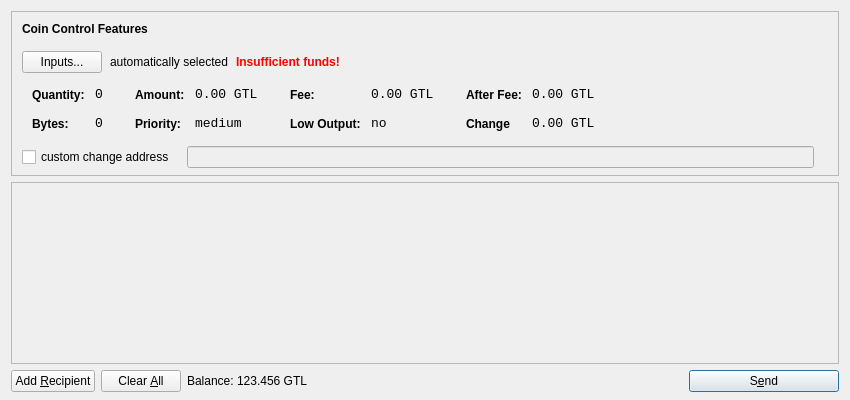
<?xml version="1.0" encoding="UTF-8"?>
<ui version="4.0">
 <class>SendCoinsDialog</class>
 <widget class="QDialog" name="SendCoinsDialog">
  <property name="geometry">
   <rect>
    <x>0</x>
    <y>0</y>
    <width>850</width>
    <height>400</height>
   </rect>
  </property>
  <property name="windowTitle">
   <string>Send Coins</string>
  </property>
  <layout class="QVBoxLayout" name="verticalLayout" stretch="0,1,0">
   <property name="bottomMargin">
    <number>8</number>
   </property>
   <item>
    <widget class="QFrame" name="frameCoinControl">
     <property name="sizePolicy">
      <sizepolicy hsizetype="Expanding" vsizetype="Expanding">
       <horstretch>0</horstretch>
       <verstretch>0</verstretch>
      </sizepolicy>
     </property>
     <property name="maximumSize">
      <size>
       <width>16777215</width>
       <height>16777215</height>
      </size>
     </property>
     <property name="frameShape">
      <enum>QFrame::StyledPanel</enum>
     </property>
     <property name="frameShadow">
      <enum>QFrame::Sunken</enum>
     </property>
     <layout class="QVBoxLayout" name="verticalLayoutCoinControl2">
      <property name="spacing">
       <number>-1</number>
      </property>
      <property name="leftMargin">
       <number>0</number>
      </property>
      <property name="topMargin">
       <number>0</number>
      </property>
      <property name="rightMargin">
       <number>0</number>
      </property>
      <property name="bottomMargin">
       <number>6</number>
      </property>
      <item>
       <layout class="QVBoxLayout" name="verticalLayoutCoinControl" stretch="0,0,0,0,1">
        <property name="spacing">
         <number>0</number>
        </property>
        <property name="leftMargin">
         <number>10</number>
        </property>
        <property name="topMargin">
         <number>10</number>
        </property>
        <item>
         <layout class="QHBoxLayout" name="horizontalLayoutCoinControl1">
          <property name="bottomMargin">
           <number>15</number>
          </property>
          <item>
           <widget class="QLabel" name="labelCoinControlFeatures">
            <property name="sizePolicy">
             <sizepolicy hsizetype="Preferred" vsizetype="Maximum">
              <horstretch>0</horstretch>
              <verstretch>0</verstretch>
             </sizepolicy>
            </property>
            <property name="font">
             <font>
              <weight>75</weight>
              <bold>true</bold>
             </font>
            </property>
            <property name="styleSheet">
             <string notr="true">font-weight:bold;</string>
            </property>
            <property name="text">
             <string>Coin Control Features</string>
            </property>
           </widget>
          </item>
         </layout>
        </item>
        <item>
         <layout class="QHBoxLayout" name="horizontalLayoutCoinControl2" stretch="0,0,0,0">
          <property name="spacing">
           <number>8</number>
          </property>
          <property name="bottomMargin">
           <number>10</number>
          </property>
          <item>
           <widget class="QPushButton" name="pushButtonCoinControl">
            <property name="styleSheet">
             <string notr="true"/>
            </property>
            <property name="text">
             <string>Inputs...</string>
            </property>
           </widget>
          </item>
          <item>
           <widget class="QLabel" name="labelCoinControlAutomaticallySelected">
            <property name="text">
             <string>automatically selected</string>
            </property>
            <property name="margin">
             <number>5</number>
            </property>
           </widget>
          </item>
          <item>
           <widget class="QLabel" name="labelCoinControlInsuffFunds">
            <property name="font">
             <font>
              <weight>75</weight>
              <bold>true</bold>
             </font>
            </property>
            <property name="styleSheet">
             <string notr="true">color:red;font-weight:bold;</string>
            </property>
            <property name="text">
             <string>Insufficient funds!</string>
            </property>
            <property name="margin">
             <number>5</number>
            </property>
           </widget>
          </item>
          <item>
           <spacer name="horizontalSpacerCoinControl">
            <property name="orientation">
             <enum>Qt::Horizontal</enum>
            </property>
            <property name="sizeHint" stdset="0">
             <size>
              <width>40</width>
              <height>1</height>
             </size>
            </property>
           </spacer>
          </item>
         </layout>
        </item>
        <item>
         <widget class="QWidget" name="widgetCoinControl" native="true">
          <property name="sizePolicy">
           <sizepolicy hsizetype="Preferred" vsizetype="Preferred">
            <horstretch>0</horstretch>
            <verstretch>0</verstretch>
           </sizepolicy>
          </property>
          <property name="minimumSize">
           <size>
            <width>0</width>
            <height>0</height>
           </size>
          </property>
          <property name="styleSheet">
           <string notr="true"/>
          </property>
          <layout class="QHBoxLayout" name="horizontalLayoutCoinControl5">
           <property name="margin">
            <number>0</number>
           </property>
           <item>
            <layout class="QHBoxLayout" name="horizontalLayoutCoinControl3" stretch="0,0,0,1">
             <property name="spacing">
              <number>20</number>
             </property>
             <property name="topMargin">
              <number>0</number>
             </property>
             <property name="bottomMargin">
              <number>10</number>
             </property>
             <item>
              <layout class="QFormLayout" name="formLayoutCoinControl1">
               <property name="horizontalSpacing">
                <number>10</number>
               </property>
               <property name="verticalSpacing">
                <number>14</number>
               </property>
               <property name="leftMargin">
                <number>10</number>
               </property>
               <property name="topMargin">
                <number>4</number>
               </property>
               <property name="rightMargin">
                <number>6</number>
               </property>
               <item row="0" column="0">
                <widget class="QLabel" name="labelCoinControlQuantityText">
                 <property name="styleSheet">
                  <string notr="true">font-weight:bold;</string>
                 </property>
                 <property name="text">
                  <string>Quantity:</string>
                 </property>
                 <property name="margin">
                  <number>0</number>
                 </property>
                </widget>
               </item>
               <item row="0" column="1">
                <widget class="QLabel" name="labelCoinControlQuantity">
                 <property name="font">
                  <font>
                   <family>Monospace</family>
                   <pointsize>10</pointsize>
                  </font>
                 </property>
                 <property name="cursor">
                  <cursorShape>IBeamCursor</cursorShape>
                 </property>
                 <property name="contextMenuPolicy">
                  <enum>Qt::ActionsContextMenu</enum>
                 </property>
                 <property name="text">
                  <string>0</string>
                 </property>
                 <property name="margin">
                  <number>0</number>
                 </property>
                 <property name="textInteractionFlags">
                  <set>Qt::LinksAccessibleByMouse|Qt::TextSelectableByKeyboard|Qt::TextSelectableByMouse</set>
                 </property>
                </widget>
               </item>
               <item row="1" column="0">
                <widget class="QLabel" name="labelCoinControlBytesText">
                 <property name="styleSheet">
                  <string notr="true">font-weight:bold;</string>
                 </property>
                 <property name="text">
                  <string>Bytes:</string>
                 </property>
                </widget>
               </item>
               <item row="1" column="1">
                <widget class="QLabel" name="labelCoinControlBytes">
                 <property name="font">
                  <font>
                   <family>Monospace</family>
                   <pointsize>10</pointsize>
                  </font>
                 </property>
                 <property name="cursor">
                  <cursorShape>IBeamCursor</cursorShape>
                 </property>
                 <property name="contextMenuPolicy">
                  <enum>Qt::ActionsContextMenu</enum>
                 </property>
                 <property name="text">
                  <string>0</string>
                 </property>
                 <property name="textInteractionFlags">
                  <set>Qt::LinksAccessibleByMouse|Qt::TextSelectableByKeyboard|Qt::TextSelectableByMouse</set>
                 </property>
                </widget>
               </item>
              </layout>
             </item>
             <item>
              <layout class="QFormLayout" name="formLayoutCoinControl2">
               <property name="horizontalSpacing">
                <number>10</number>
               </property>
               <property name="verticalSpacing">
                <number>14</number>
               </property>
               <property name="leftMargin">
                <number>6</number>
               </property>
               <property name="topMargin">
                <number>4</number>
               </property>
               <property name="rightMargin">
                <number>6</number>
               </property>
               <item row="0" column="0">
                <widget class="QLabel" name="labelCoinControlAmountText">
                 <property name="styleSheet">
                  <string notr="true">font-weight:bold;</string>
                 </property>
                 <property name="text">
                  <string>Amount:</string>
                 </property>
                 <property name="margin">
                  <number>0</number>
                 </property>
                </widget>
               </item>
               <item row="0" column="1">
                <widget class="QLabel" name="labelCoinControlAmount">
                 <property name="font">
                  <font>
                   <family>Monospace</family>
                   <pointsize>10</pointsize>
                  </font>
                 </property>
                 <property name="cursor">
                  <cursorShape>IBeamCursor</cursorShape>
                 </property>
                 <property name="contextMenuPolicy">
                  <enum>Qt::ActionsContextMenu</enum>
                 </property>
                 <property name="text">
                  <string>0.00 GTL</string>
                 </property>
                 <property name="textInteractionFlags">
                  <set>Qt::LinksAccessibleByMouse|Qt::TextSelectableByKeyboard|Qt::TextSelectableByMouse</set>
                 </property>
                </widget>
               </item>
               <item row="1" column="0">
                <widget class="QLabel" name="labelCoinControlPriorityText">
                 <property name="styleSheet">
                  <string notr="true">font-weight:bold;</string>
                 </property>
                 <property name="text">
                  <string>Priority:</string>
                 </property>
                </widget>
               </item>
               <item row="1" column="1">
                <widget class="QLabel" name="labelCoinControlPriority">
                 <property name="font">
                  <font>
                   <family>Monospace</family>
                   <pointsize>10</pointsize>
                  </font>
                 </property>
                 <property name="cursor">
                  <cursorShape>IBeamCursor</cursorShape>
                 </property>
                 <property name="contextMenuPolicy">
                  <enum>Qt::ActionsContextMenu</enum>
                 </property>
                 <property name="text">
                  <string>medium</string>
                 </property>
                 <property name="textInteractionFlags">
                  <set>Qt::LinksAccessibleByMouse|Qt::TextSelectableByKeyboard|Qt::TextSelectableByMouse</set>
                 </property>
                </widget>
               </item>
              </layout>
             </item>
             <item>
              <layout class="QFormLayout" name="formLayoutCoinControl3">
               <property name="horizontalSpacing">
                <number>10</number>
               </property>
               <property name="verticalSpacing">
                <number>14</number>
               </property>
               <property name="leftMargin">
                <number>6</number>
               </property>
               <property name="topMargin">
                <number>4</number>
               </property>
               <property name="rightMargin">
                <number>6</number>
               </property>
               <item row="0" column="0">
                <widget class="QLabel" name="labelCoinControlFeeText">
                 <property name="styleSheet">
                  <string notr="true">font-weight:bold;</string>
                 </property>
                 <property name="text">
                  <string>Fee:</string>
                 </property>
                 <property name="margin">
                  <number>0</number>
                 </property>
                </widget>
               </item>
               <item row="0" column="1">
                <widget class="QLabel" name="labelCoinControlFee">
                 <property name="font">
                  <font>
                   <family>Monospace</family>
                   <pointsize>10</pointsize>
                  </font>
                 </property>
                 <property name="cursor">
                  <cursorShape>IBeamCursor</cursorShape>
                 </property>
                 <property name="contextMenuPolicy">
                  <enum>Qt::ActionsContextMenu</enum>
                 </property>
                 <property name="text">
                  <string>0.00 GTL</string>
                 </property>
                 <property name="textInteractionFlags">
                  <set>Qt::LinksAccessibleByMouse|Qt::TextSelectableByKeyboard|Qt::TextSelectableByMouse</set>
                 </property>
                </widget>
               </item>
               <item row="1" column="0">
                <widget class="QLabel" name="labelCoinControlLowOutputText">
                 <property name="styleSheet">
                  <string notr="true">font-weight:bold;</string>
                 </property>
                 <property name="text">
                  <string>Low Output:</string>
                 </property>
                </widget>
               </item>
               <item row="1" column="1">
                <widget class="QLabel" name="labelCoinControlLowOutput">
                 <property name="font">
                  <font>
                   <family>Monospace</family>
                   <pointsize>10</pointsize>
                  </font>
                 </property>
                 <property name="cursor">
                  <cursorShape>IBeamCursor</cursorShape>
                 </property>
                 <property name="contextMenuPolicy">
                  <enum>Qt::ActionsContextMenu</enum>
                 </property>
                 <property name="text">
                  <string>no</string>
                 </property>
                 <property name="textInteractionFlags">
                  <set>Qt::LinksAccessibleByMouse|Qt::TextSelectableByKeyboard|Qt::TextSelectableByMouse</set>
                 </property>
                </widget>
               </item>
              </layout>
             </item>
             <item>
              <layout class="QFormLayout" name="formLayoutCoinControl4">
               <property name="horizontalSpacing">
                <number>10</number>
               </property>
               <property name="verticalSpacing">
                <number>14</number>
               </property>
               <property name="leftMargin">
                <number>6</number>
               </property>
               <property name="topMargin">
                <number>4</number>
               </property>
               <property name="rightMargin">
                <number>6</number>
               </property>
               <item row="0" column="0">
                <widget class="QLabel" name="labelCoinControlAfterFeeText">
                 <property name="styleSheet">
                  <string notr="true">font-weight:bold;</string>
                 </property>
                 <property name="text">
                  <string>After Fee:</string>
                 </property>
                 <property name="margin">
                  <number>0</number>
                 </property>
                </widget>
               </item>
               <item row="0" column="1">
                <widget class="QLabel" name="labelCoinControlAfterFee">
                 <property name="font">
                  <font>
                   <family>Monospace</family>
                   <pointsize>10</pointsize>
                  </font>
                 </property>
                 <property name="cursor">
                  <cursorShape>IBeamCursor</cursorShape>
                 </property>
                 <property name="contextMenuPolicy">
                  <enum>Qt::ActionsContextMenu</enum>
                 </property>
                 <property name="text">
                  <string>0.00 GTL</string>
                 </property>
                 <property name="textInteractionFlags">
                  <set>Qt::LinksAccessibleByMouse|Qt::TextSelectableByKeyboard|Qt::TextSelectableByMouse</set>
                 </property>
                </widget>
               </item>
               <item row="1" column="0">
                <widget class="QLabel" name="labelCoinControlChangeText">
                 <property name="styleSheet">
                  <string notr="true">font-weight:bold;</string>
                 </property>
                 <property name="text">
                  <string>Change</string>
                 </property>
                </widget>
               </item>
               <item row="1" column="1">
                <widget class="QLabel" name="labelCoinControlChange">
                 <property name="font">
                  <font>
                   <family>Monospace</family>
                   <pointsize>10</pointsize>
                  </font>
                 </property>
                 <property name="cursor">
                  <cursorShape>IBeamCursor</cursorShape>
                 </property>
                 <property name="contextMenuPolicy">
                  <enum>Qt::ActionsContextMenu</enum>
                 </property>
                 <property name="text">
                  <string>0.00 GTL</string>
                 </property>
                 <property name="textInteractionFlags">
                  <set>Qt::LinksAccessibleByMouse|Qt::TextSelectableByKeyboard|Qt::TextSelectableByMouse</set>
                 </property>
                </widget>
               </item>
              </layout>
             </item>
            </layout>
           </item>
          </layout>
         </widget>
        </item>
        <item>
         <layout class="QHBoxLayout" name="horizontalLayoutCoinControl4" stretch="0,0,0">
          <property name="spacing">
           <number>12</number>
          </property>
          <property name="sizeConstraint">
           <enum>QLayout::SetDefaultConstraint</enum>
          </property>
          <property name="topMargin">
           <number>5</number>
          </property>
          <property name="rightMargin">
           <number>5</number>
          </property>
          <item>
           <widget class="QCheckBox" name="checkBoxCoinControlChange">
            <property name="text">
             <string>custom change address</string>
            </property>
           </widget>
          </item>
          <item>
           <widget class="QLineEdit" name="lineEditCoinControlChange">
            <property name="enabled">
             <bool>false</bool>
            </property>
            <property name="sizePolicy">
             <sizepolicy hsizetype="Expanding" vsizetype="Fixed">
              <horstretch>0</horstretch>
              <verstretch>0</verstretch>
             </sizepolicy>
            </property>
           </widget>
          </item>
          <item>
           <widget class="QLabel" name="labelCoinControlChangeLabel">
            <property name="sizePolicy">
             <sizepolicy hsizetype="Preferred" vsizetype="Expanding">
              <horstretch>0</horstretch>
              <verstretch>0</verstretch>
             </sizepolicy>
            </property>
            <property name="minimumSize">
             <size>
              <width>0</width>
              <height>0</height>
             </size>
            </property>
            <property name="text">
             <string/>
            </property>
            <property name="margin">
             <number>3</number>
            </property>
           </widget>
          </item>
         </layout>
        </item>
        <item>
         <spacer name="verticalSpacerCoinControl">
          <property name="orientation">
           <enum>Qt::Vertical</enum>
          </property>
          <property name="sizeHint" stdset="0">
           <size>
            <width>800</width>
            <height>1</height>
           </size>
          </property>
         </spacer>
        </item>
       </layout>
      </item>
     </layout>
    </widget>
   </item>
   <item>
    <widget class="QScrollArea" name="scrollArea">
     <property name="widgetResizable">
      <bool>true</bool>
     </property>
     <widget class="QWidget" name="scrollAreaWidgetContents">
      <property name="geometry">
       <rect>
        <x>0</x>
        <y>0</y>
        <width>830</width>
        <height>165</height>
       </rect>
      </property>
      <layout class="QVBoxLayout" name="verticalLayout_2">
       <property name="margin">
        <number>0</number>
       </property>
       <item>
        <layout class="QVBoxLayout" name="entries">
         <property name="spacing">
          <number>6</number>
         </property>
        </layout>
       </item>
       <item>
        <spacer name="verticalSpacer">
         <property name="orientation">
          <enum>Qt::Vertical</enum>
         </property>
         <property name="sizeHint" stdset="0">
          <size>
           <width>20</width>
           <height>40</height>
          </size>
         </property>
        </spacer>
       </item>
      </layout>
     </widget>
    </widget>
   </item>
   <item>
    <layout class="QHBoxLayout" name="horizontalLayout">
     <item>
      <widget class="QPushButton" name="addButton">
       <property name="toolTip">
        <string>Send to multiple recipients at once</string>
       </property>
       <property name="text">
        <string>Add &amp;Recipient</string>
       </property>
       <property name="icon">
        <iconset resource="../bitcoin.qrc">
         <normaloff>:/icons/add</normaloff>:/icons/add</iconset>
       </property>
       <property name="autoDefault">
        <bool>false</bool>
       </property>
      </widget>
     </item>
     <item>
      <widget class="QPushButton" name="clearButton">
       <property name="sizePolicy">
        <sizepolicy hsizetype="Minimum" vsizetype="Fixed">
         <horstretch>0</horstretch>
         <verstretch>0</verstretch>
        </sizepolicy>
       </property>
       <property name="toolTip">
        <string>Remove all transaction fields</string>
       </property>
       <property name="text">
        <string>Clear &amp;All</string>
       </property>
       <property name="icon">
        <iconset resource="../bitcoin.qrc">
         <normaloff>:/icons/remove</normaloff>:/icons/remove</iconset>
       </property>
       <property name="autoRepeatDelay">
        <number>300</number>
       </property>
       <property name="autoDefault">
        <bool>false</bool>
       </property>
      </widget>
     </item>
     <item>
      <layout class="QHBoxLayout" name="horizontalLayout_2">
       <property name="spacing">
        <number>3</number>
       </property>
       <item>
        <widget class="QLabel" name="label">
         <property name="sizePolicy">
          <sizepolicy hsizetype="Preferred" vsizetype="Fixed">
           <horstretch>0</horstretch>
           <verstretch>0</verstretch>
          </sizepolicy>
         </property>
         <property name="text">
          <string>Balance:</string>
         </property>
        </widget>
       </item>
       <item>
        <widget class="QLabel" name="labelBalance">
         <property name="sizePolicy">
          <sizepolicy hsizetype="Preferred" vsizetype="Fixed">
           <horstretch>0</horstretch>
           <verstretch>0</verstretch>
          </sizepolicy>
         </property>
         <property name="cursor">
          <cursorShape>IBeamCursor</cursorShape>
         </property>
         <property name="text">
          <string>123.456 GTL</string>
         </property>
         <property name="textInteractionFlags">
          <set>Qt::LinksAccessibleByMouse|Qt::TextSelectableByKeyboard|Qt::TextSelectableByMouse</set>
         </property>
        </widget>
       </item>
      </layout>
     </item>
     <item>
      <spacer name="horizontalSpacer">
       <property name="orientation">
        <enum>Qt::Horizontal</enum>
       </property>
       <property name="sizeHint" stdset="0">
        <size>
         <width>40</width>
         <height>20</height>
        </size>
       </property>
      </spacer>
     </item>
     <item>
      <widget class="QPushButton" name="sendButton">
       <property name="minimumSize">
        <size>
         <width>150</width>
         <height>0</height>
        </size>
       </property>
       <property name="toolTip">
        <string>Confirm the send action</string>
       </property>
       <property name="text">
        <string>S&amp;end</string>
       </property>
       <property name="icon">
        <iconset resource="../bitcoin.qrc">
         <normaloff>:/icons/send</normaloff>:/icons/send</iconset>
       </property>
       <property name="default">
        <bool>true</bool>
       </property>
      </widget>
     </item>
    </layout>
   </item>
  </layout>
 </widget>
 <resources>
  <include location="../bitcoin.qrc"/>
 </resources>
 <connections/>
</ui>
